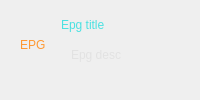
    <widget class="CSkinProgressWidget" name="m_CentralContainer3" native="true">
     <property name="sizePolicy">
      <sizepolicy hsizetype="Minimum" vsizetype="Expanding">
       <horstretch>0</horstretch>
       <verstretch>0</verstretch>
      </sizepolicy>
     </property>
     <property name="progress" stdset="0">
      <number>1</number>
     </property>
     <property name="borderInfo" stdset="0">
      <string notr="true">borderwidth=&quot;2&quot; roundcorner=&quot;0&quot; bordercolor=&quot;0xFFD0D0D0&quot; </string>
     </property>
     <layout class="QGridLayout" name="gridLayout_5" columnstretch="0,100">
      <property name="leftMargin">
       <number>20</number>
      </property>
      <property name="topMargin">
       <number>10</number>
      </property>
      <property name="rightMargin">
       <number>20</number>
      </property>
      <property name="bottomMargin">
       <number>20</number>
      </property>
      <property name="horizontalSpacing">
       <number>15</number>
      </property>
      <item row="0" column="0">
       <widget class="CSkinOneLineText" name="m_EpgName">
        <property name="sizePolicy">
         <sizepolicy hsizetype="Expanding" vsizetype="Expanding">
          <horstretch>0</horstretch>
          <verstretch>0</verstretch>
         </sizepolicy>
        </property>
        <property name="palette">
         <palette>
          <active>
           <colorrole role="WindowText">
            <brush brushstyle="SolidPattern">
             <color alpha="255">
              <red>255</red>
              <green>153</green>
              <blue>51</blue>
             </color>
            </brush>
           </colorrole>
          </active>
          <inactive>
           <colorrole role="WindowText">
            <brush brushstyle="SolidPattern">
             <color alpha="255">
              <red>255</red>
              <green>153</green>
              <blue>51</blue>
             </color>
            </brush>
           </colorrole>
          </inactive>
          <disabled>
           <colorrole role="WindowText">
            <brush brushstyle="SolidPattern">
             <color alpha="255">
              <red>120</red>
              <green>120</green>
              <blue>120</blue>
             </color>
            </brush>
           </colorrole>
          </disabled>
         </palette>
        </property>
        <property name="text">
         <string notr="true">EPG</string>
        </property>
        <property name="addheight" stdset="0">
         <number>0</number>
        </property>
       </widget>
      </item>
      <item row="0" column="1">
       <layout class="QGridLayout" name="gridLayout_4">
        <property name="topMargin">
         <number>0</number>
        </property>
        <property name="bottomMargin">
         <number>10</number>
        </property>
        <item row="1" column="1">
         <widget class="CSkinOneLineText" name="m_EpgDesc">
          <property name="sizePolicy">
           <sizepolicy hsizetype="Expanding" vsizetype="Expanding">
            <horstretch>0</horstretch>
            <verstretch>0</verstretch>
           </sizepolicy>
          </property>
          <property name="palette">
           <palette>
            <active>
             <colorrole role="WindowText">
              <brush brushstyle="SolidPattern">
               <color alpha="255">
                <red>226</red>
                <green>226</green>
                <blue>226</blue>
               </color>
              </brush>
             </colorrole>
            </active>
            <inactive>
             <colorrole role="WindowText">
              <brush brushstyle="SolidPattern">
               <color alpha="255">
                <red>226</red>
                <green>226</green>
                <blue>226</blue>
               </color>
              </brush>
             </colorrole>
            </inactive>
            <disabled>
             <colorrole role="WindowText">
              <brush brushstyle="SolidPattern">
               <color alpha="255">
                <red>120</red>
                <green>120</green>
                <blue>120</blue>
               </color>
              </brush>
             </colorrole>
            </disabled>
           </palette>
          </property>
          <property name="text">
           <string>Epg desc</string>
          </property>
          <property name="addheight" stdset="0">
           <number>1</number>
          </property>
          <property name="rowLimit" stdset="0">
           <number>3</number>
          </property>
          <property name="textColorUnderMouse" stdset="0">
           <color>
            <red>194</red>
            <green>0</green>
            <blue>0</blue>
           </color>
          </property>
         </widget>
        </item>
        <item row="1" column="0">
         <spacer name="horizontalSpacer_4">
          <property name="orientation">
           <enum>Qt::Horizontal</enum>
          </property>
          <property name="sizeType">
           <enum>QSizePolicy::Fixed</enum>
          </property>
          <property name="sizeHint" stdset="0">
           <size>
            <width>10</width>
            <height>0</height>
           </size>
          </property>
         </spacer>
        </item>
        <item row="0" column="0" colspan="2">
         <widget class="CSkinOneLineText" name="m_EpgTitle">
          <property name="sizePolicy">
           <sizepolicy hsizetype="Expanding" vsizetype="Expanding">
            <horstretch>0</horstretch>
            <verstretch>0</verstretch>
           </sizepolicy>
          </property>
          <property name="palette">
           <palette>
            <active>
             <colorrole role="WindowText">
              <brush brushstyle="SolidPattern">
               <color alpha="255">
                <red>75</red>
                <green>225</green>
                <blue>225</blue>
               </color>
              </brush>
             </colorrole>
            </active>
            <inactive>
             <colorrole role="WindowText">
              <brush brushstyle="SolidPattern">
               <color alpha="255">
                <red>75</red>
                <green>225</green>
                <blue>225</blue>
               </color>
              </brush>
             </colorrole>
            </inactive>
            <disabled>
             <colorrole role="WindowText">
              <brush brushstyle="SolidPattern">
               <color alpha="255">
                <red>120</red>
                <green>120</green>
                <blue>120</blue>
               </color>
              </brush>
             </colorrole>
            </disabled>
           </palette>
          </property>
          <property name="text">
           <string>Epg title</string>
          </property>
          <property name="addheight" stdset="0">
           <number>3</number>
          </property>
          <property name="rowLimit" stdset="0">
           <number>0</number>
          </property>
         </widget>
        </item>
       </layout>
      </item>
     </layout>
    </widget>
